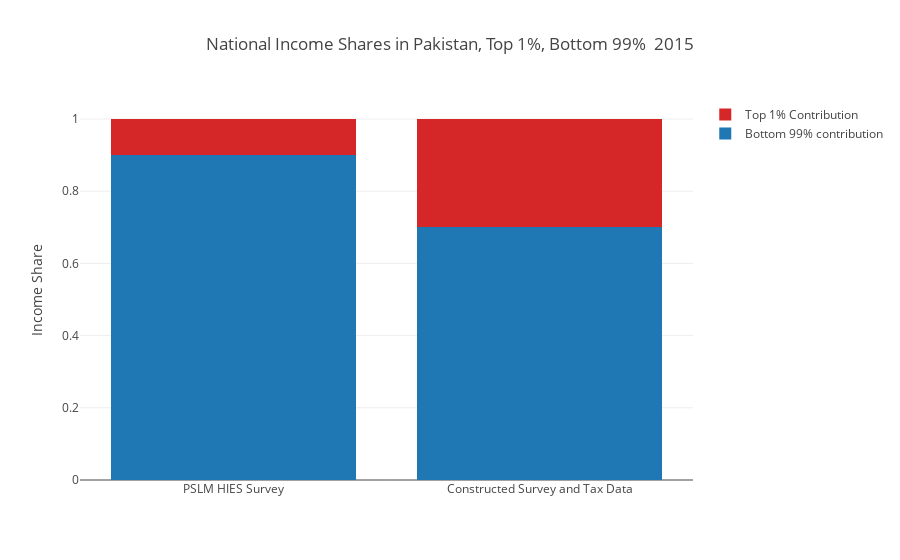

Notebook source saved alongside this figure:
### Code cell
x=["PSLM HIES Survey", "Constructed Survey and Tax Data"]

trace1 = go.Bar(
    x=x,
    y=[calculate_income_share("salaried", 2015, 0.99, top=False, t_func_diff=True, t_func=get_survey_table), 
       calculate_income_share("salaried", 2015, 0.99, top=False)],
    name='Bottom 99% contribution',
    marker = dict(color = ('rgb(31, 119, 180)'))   
)
trace2 = go.Bar(
    x=x,
    y=[calculate_income_share("salaried", 2015, 0.01, t_func_diff=True, t_func=get_survey_table), 
       calculate_income_share("salaried", 2015, 0.01)],
    name='Top 1% Contribution',
    marker = dict(color = ('rgb(214, 39, 40)'))
)

data = [trace1, trace2]

layout = dict(title = 'National Income Shares in Pakistan, Top 1%, Bottom 99%  2015',
              yaxis = dict(title = 'Income Share'),
              barmode='stack'
              )

top1_bottom99_2015 = plotly.offline.iplot({
    "data": data,
    "layout": layout
})
top1_bottom99_2015

### Figure 1 — Plotly figure (JSON) as saved in the notebook; plotly's stock layout.template omitted (floating-point values rounded to 4 significant figures)
{"data": [{"marker": {"color": "rgb(31, 119, 180)"}, "name": "Bottom 99% contribution", "type": "bar", "x": ["PSLM HIES Survey", "Constructed Survey and Tax Data"], "y": [0.9, 0.7]}, {"marker": {"color": "rgb(214, 39, 40)"}, "name": "Top 1% Contribution", "type": "bar", "x": ["PSLM HIES Survey", "Constructed Survey and Tax Data"], "y": [0.1, 0.3]}], "layout": {"barmode": "stack", "title": "National Income Shares in Pakistan, Top 1%, Bottom 99%  2015", "yaxis": {"title": "Income Share"}}}
